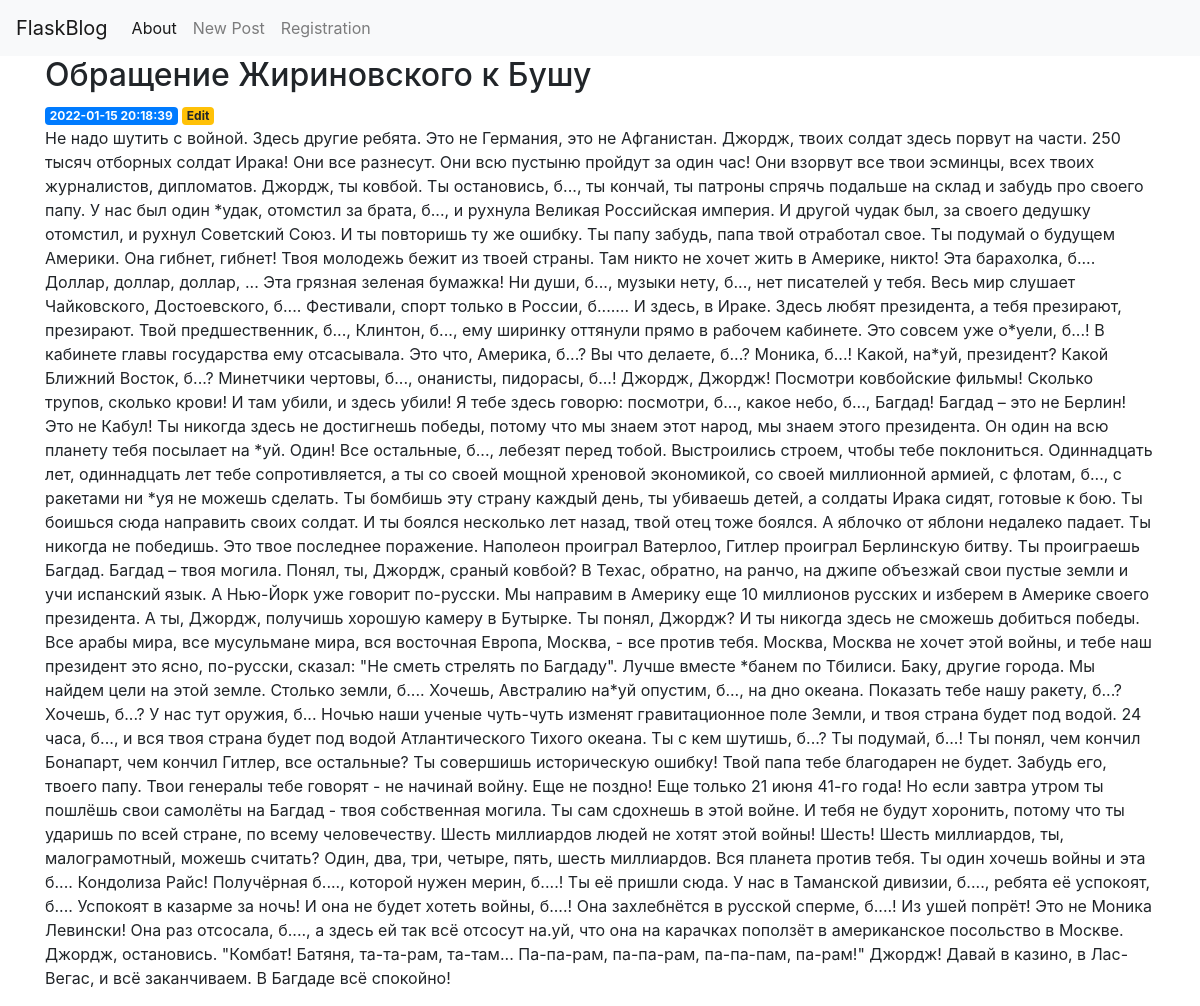
/2, run on the app's committed database.
### app/models.py (models this page shows)
class Post(db.Model):
    __tablename__ = 'posts'
    id = db.Column(db.Integer(), primary_key=True)
    created = db.Column(db.DateTime(), default= datetime.utcnow())
    title= db.Column(db.Text(), nullable=False)
    content = db.Column(db.Text(), nullable=False)

### app/views.py (the view)
@app.route('/<int:post_id>')
def post(post_id):
    post = get_post(post_id)
    return render_template('post.html', post=post)

### app/alchemy_repositories.py (called while the page is built)
def get_post(post_id):
    return Post.query.get(post_id)

### app/templates/post.html
{% extends 'base.html' %}
{% block content %}
    <h2>{% block title %} {{ post['title'] }} {% endblock %}</h2>
    <span class="badge badge-primary">{{ post['created'] }}</span>
    <a href="{{ url_for('edit', id=post['id']) }}">
        <span class="badge badge-warning">Edit</span>
    </a>
    <p>{{ post['content'] }}</p>
{% endblock %}

### data on the page
Post: title "Обращение Жириновского к Бушу", created "2022-01-15 20:18:39", content "Не надо шутить с войной. Здесь другие ребята. Это не Германия, это не Афганистан. Джордж, твоих солдат здесь порвут на части. 250 тысяч отборных солдат Ирака! Они все разнесут. Они всю пустыню пройдут за один час! Они взорвут все твои эсминцы, всех твоих журналистов, дипломатов. Джордж, ты ковбой. Ты остановись, б..., ты кончай, ты патроны спрячь подальше на склад и забудь про своего папу. У нас был один *удак, отомстил за брата, б..., и рухнула Великая Российская империя. И другой чудак был, за своего дедушку отомстил, и рухнул Советский Союз. И ты повторишь ту же ошибку. Ты папу забудь, папа твой отработал свое. Ты подумай о будущем Америки. Она гибнет, гибнет! Твоя молодежь бежит из…"
